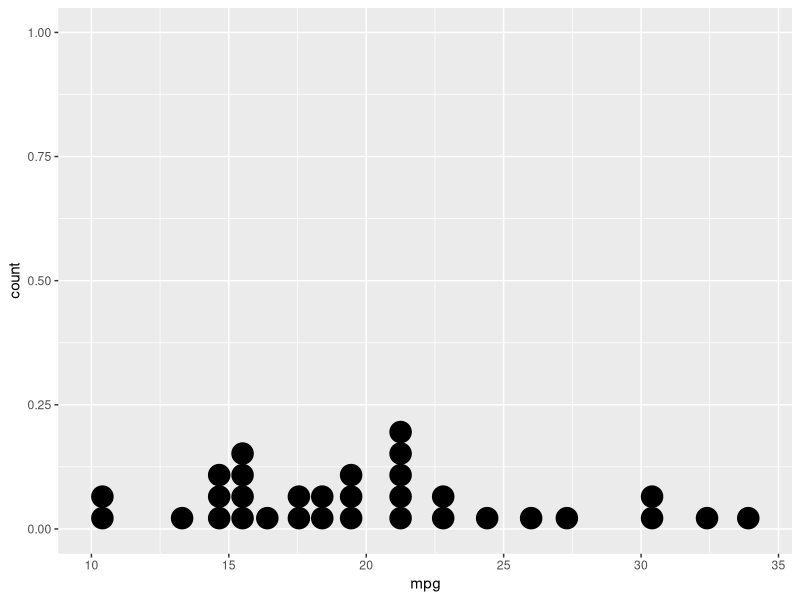
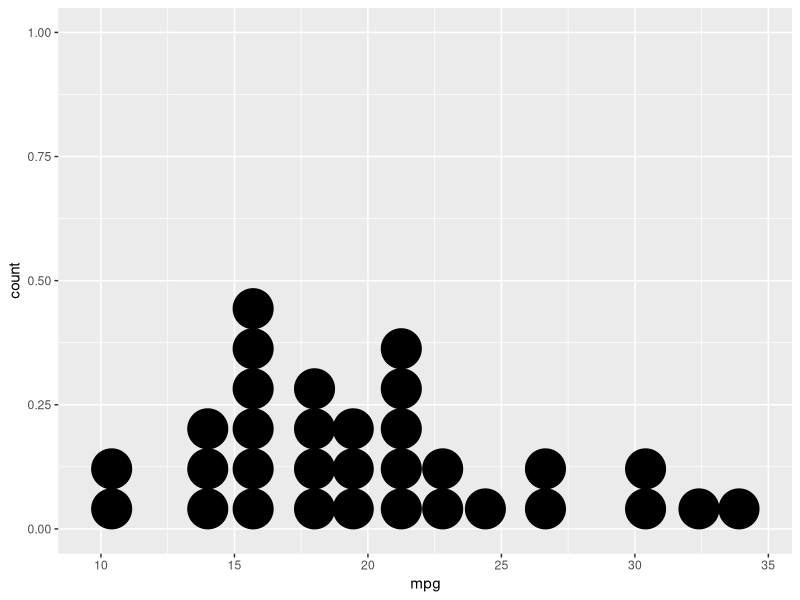
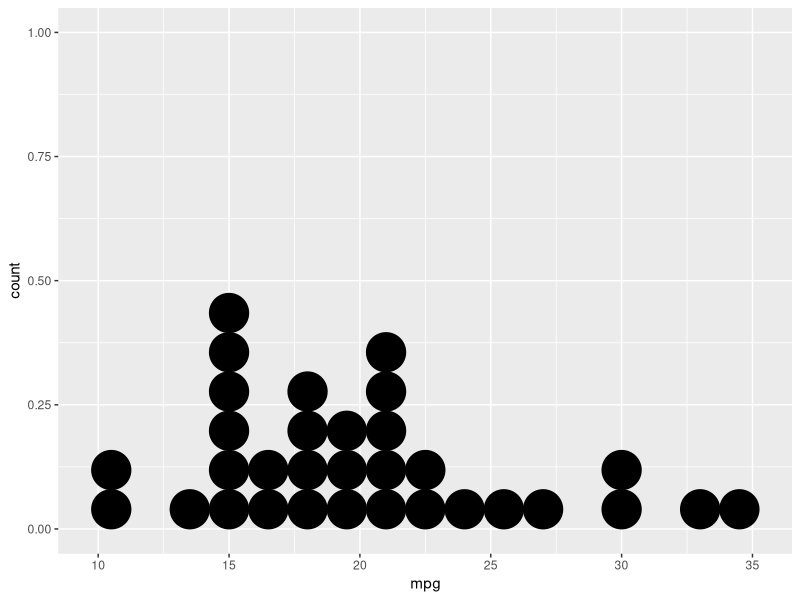
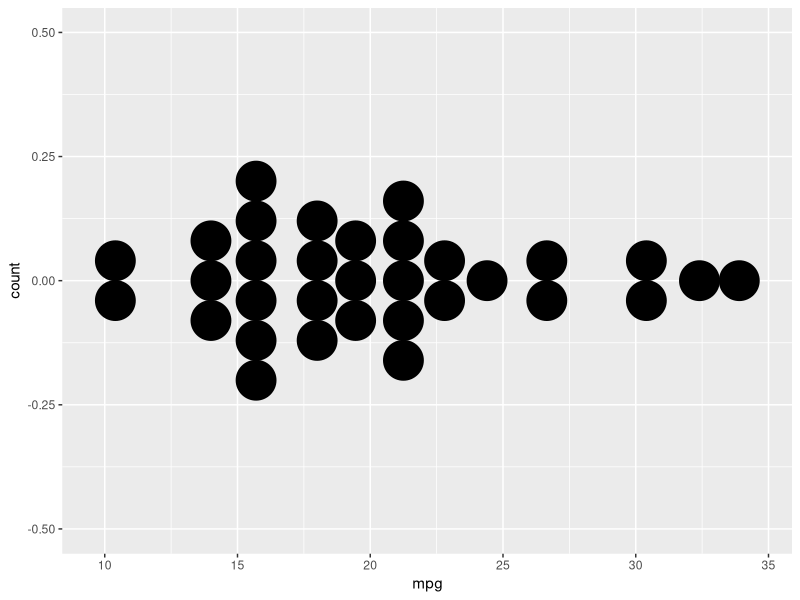
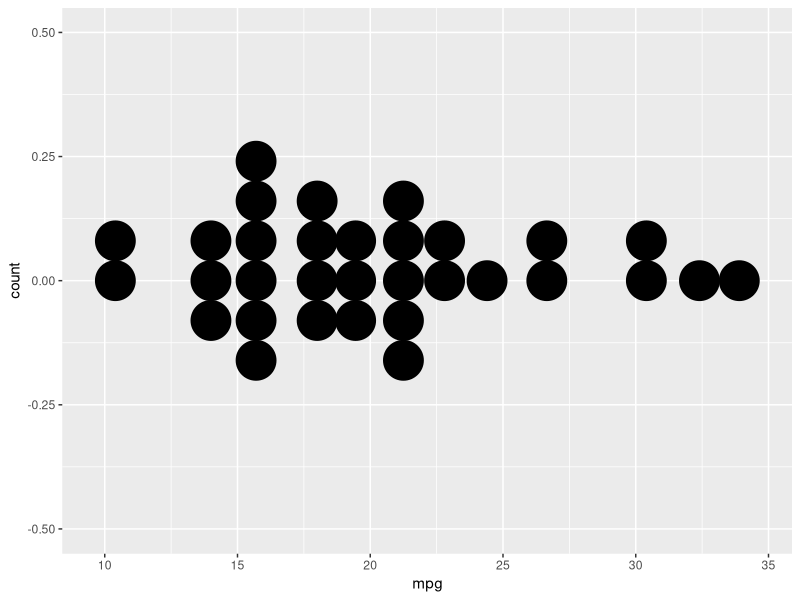
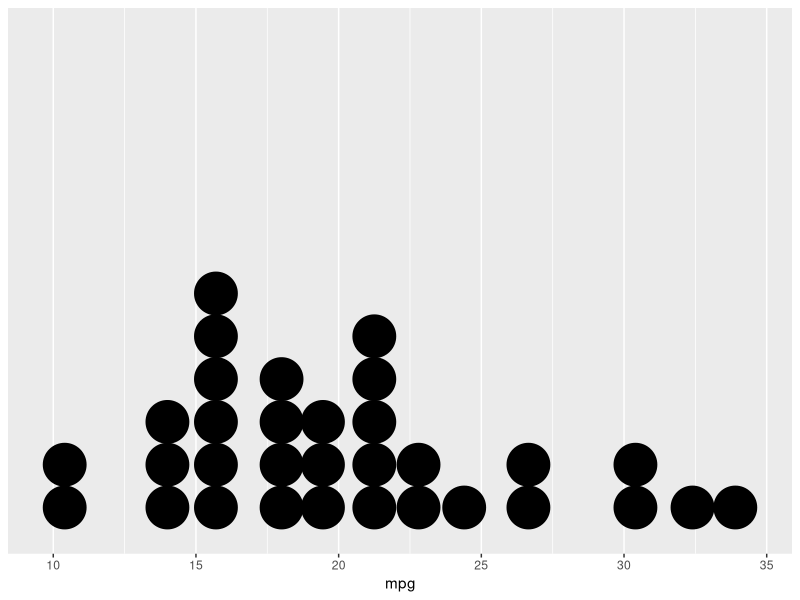
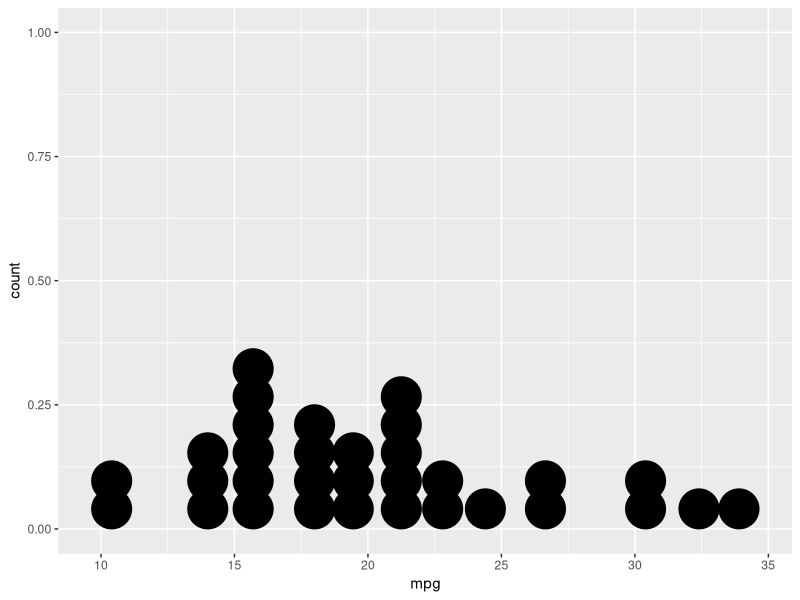
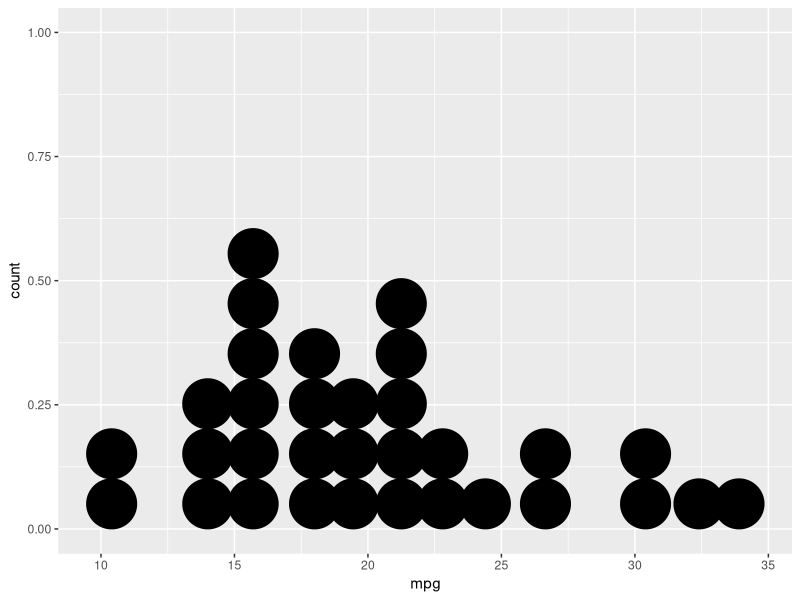

These charts were generated, in order, by the following R code:
library(ggplot2)


### Name: geom_dotplot
### Title: Dot plot
### Aliases: geom_dotplot

### ** Examples

ggplot(mtcars, aes(x = mpg)) +
  geom_dotplot()

ggplot(mtcars, aes(x = mpg)) +
  geom_dotplot(binwidth = 1.5)

# Use fixed-width bins
ggplot(mtcars, aes(x = mpg)) +
  geom_dotplot(method="histodot", binwidth = 1.5)

# Some other stacking methods
ggplot(mtcars, aes(x = mpg)) +
  geom_dotplot(binwidth = 1.5, stackdir = "center")

ggplot(mtcars, aes(x = mpg)) +
  geom_dotplot(binwidth = 1.5, stackdir = "centerwhole")

# y axis isn't really meaningful, so hide it
ggplot(mtcars, aes(x = mpg)) + geom_dotplot(binwidth = 1.5) +
  scale_y_continuous(NULL, breaks = NULL)

# Overlap dots vertically
ggplot(mtcars, aes(x = mpg)) +
  geom_dotplot(binwidth = 1.5, stackratio = .7)

# Expand dot diameter
ggplot(mtcars, aes(x = mpg)) +
  geom_dotplot(binwidth = 1.5, dotsize = 1.25)

# Change dot fill colour, stroke width
ggplot(mtcars, aes(x = mpg)) +
  geom_dotplot(binwidth = 1.5, fill = "white", stroke = 2)

## No test: 
##D # Examples with stacking along y axis instead of x
##D ggplot(mtcars, aes(x = 1, y = mpg)) +
##D   geom_dotplot(binaxis = "y", stackdir = "center")
##D 
##D ggplot(mtcars, aes(x = factor(cyl), y = mpg)) +
##D   geom_dotplot(binaxis = "y", stackdir = "center")
##D 
##D ggplot(mtcars, aes(x = factor(cyl), y = mpg)) +
##D   geom_dotplot(binaxis = "y", stackdir = "centerwhole")
##D 
##D ggplot(mtcars, aes(x = factor(vs), fill = factor(cyl), y = mpg)) +
##D   geom_dotplot(binaxis = "y", stackdir = "center", position = "dodge")
##D 
##D # binpositions="all" ensures that the bins are aligned between groups
##D ggplot(mtcars, aes(x = factor(am), y = mpg)) +
##D   geom_dotplot(binaxis = "y", stackdir = "center", binpositions="all")
##D 
##D # Stacking multiple groups, with different fill
##D ggplot(mtcars, aes(x = mpg, fill = factor(cyl))) +
##D   geom_dotplot(stackgroups = TRUE, binwidth = 1, binpositions = "all")
##D 
##D ggplot(mtcars, aes(x = mpg, fill = factor(cyl))) +
##D   geom_dotplot(stackgroups = TRUE, binwidth = 1, method = "histodot")
##D 
##D ggplot(mtcars, aes(x = 1, y = mpg, fill = factor(cyl))) +
##D   geom_dotplot(binaxis = "y", stackgroups = TRUE, binwidth = 1, method = "histodot")
## End(No test)
